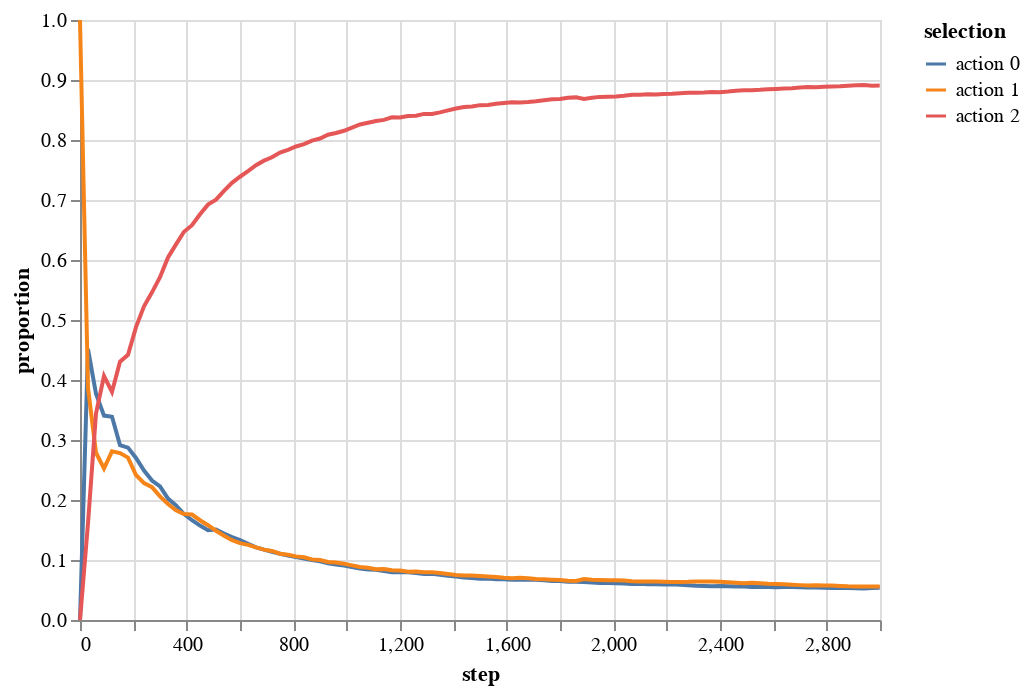

Notebook code for this chart:
### Code cell
env.altair_action_history(name='exp3')

### Figure 1 — Vega-Lite specification as saved in the notebook (floating-point values rounded to 4 significant figures; data arrays with more than 128 entries replaced by an {"elided": "..."} marker saying what was removed)
{"config": {"view": {"continuousWidth": 400, "continuousHeight": 300}}, "data": {"name": "data-c1acdfa09fc85c6b998de008f83f7f5c"}, "mark": "line", "encoding": {"color": {"type": "nominal", "field": "selection"}, "x": {"type": "quantitative", "field": "step"}, "y": {"type": "quantitative", "field": "proportion"}}, "$schema": "https://vega.github.io/schema/vega-lite/v4.8.1.json", "datasets": {"data-c1acdfa09fc85c6b998de008f83f7f5c": {"elided": "303 records"}}}
